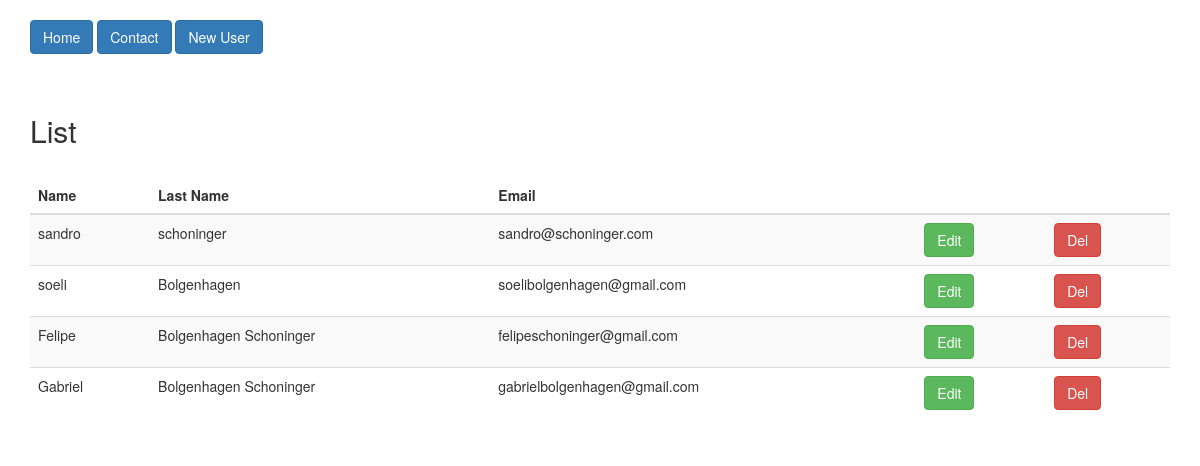
The page /public/index.php on the database its author committed.
### tables this page shows
CREATE TABLE `users` (
  `id` int(11) NOT NULL,
  `name` varchar(255) NOT NULL,
  `sobrenome` varchar(255) NOT NULL,
  `email` varchar(255) NOT NULL,
  `password` varchar(255) NOT NULL
);

### app/functions/database.php (called while the page is built, shortened)
<?php
function connect() {
	$pdo = new \PDO("mysql:host=localhost;dbname=blog;charset=utf8", 'root', '');
	$pdo->setAttribute(PDO::ATTR_ERRMODE, PDO::ERRMODE_EXCEPTION);
	$pdo->setAttribute(PDO::ATTR_DEFAULT_FETCH_MODE, PDO::FETCH_OBJ);
	return $pdo;
}
function all($table) {
	$pdo = connect();
	$sql = "select * from {$table}";
	$list = $pdo->query($sql);
	$list->execute();
	return $list->fetchAll();
}

### public/pages/home.php (the view, shortened to what this page needs)
<h2>List</h2>
<br>
<table class="table table-striped table-hover">
    <thead>
        <tr>
            <th>Name</th>
            <th>Last Name</th>
            <th>Email</th>
            <th></th>
            <th></th>
        </tr>
    </thead>
    <tbody>
        <?php
$users = all('users');
foreach ($users as $user):
?>
        <tr>
            <td><?=$user->name;?></td>
            <td><?=$user->sobrenome;?></td>
            <td><?=$user->email;?></td>
            <td>
                <a href="?page=edit_user&id=<?=$user->id;?>" class="btn btn-success">Edit</a>
            </td>
            <td>
                <a href="?page=delete_user&id=<?=$user->id;?>" class="btn btn-danger">Del</a>
            </td>
        </tr>
    <?php endforeach;?>
    </tbody>
</table>

### public/index.php (shortened to what this page needs)
<!DOCTYPE html>
<html lang="en">
<head>
    <link rel="stylesheet" href="//cdnjs.cloudflare.com/ajax/libs/twitter-bootstrap/3.3.7/css/bootstrap.min.css">
</head>
<body>
    <div class="container">
        <br>
<div class="navbar-static-top">
<a href="?page=home" class="btn btn-primary">Home</a>
<a href="?page=contato" class="btn btn-primary">Contact</a>
<a href="?page=create_user" class="btn btn-primary">New User</a>
</div>
<br><br>
<?php
	try {
		require load();
	} catch (Exception $e) {
		echo $e->getMessage();
	}
?>
    </div>
</body>
</html>

### rows shown on the page
users: name "sandro", sobrenome "schoninger", email "sandro@schoninger.com"
users: name "soeli", sobrenome "Bolgenhagen", email "soelibolgenhagen@gmail.com"
users: name "Felipe", sobrenome "Bolgenhagen Schoninger", email "felipeschoninger@gmail.com"
users: name "Gabriel", sobrenome "Bolgenhagen Schoninger", email "gabrielbolgenhagen@gmail.com"
